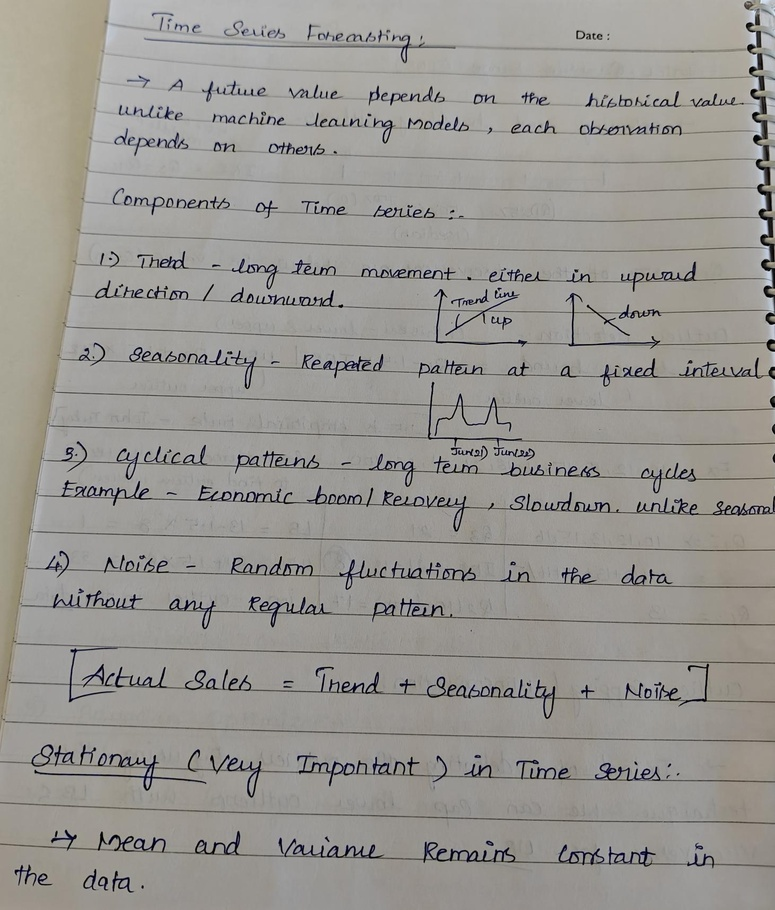
#> input picture paddle_qwen_ocr/ocr_rag/data/input/archive.jpg, 775 x 910 px, shrunk from 1461 x 1715 before the run
$ python -i segment_lines.py   (imports and definitions only)
#> lines starting #> are read from the running program, lines starting #| are printed output that depends on the picture
import cv2
import numpy as np
import os

def foreground_mask(gray):
    if gray.size == 0:
        return gray

    h, w = gray.shape
    border = max(5, min(h, w) // 20)
    corners = np.concatenate(
        [
            gray[:border, :border].ravel(),
            gray[:border, -border:].ravel(),
            gray[-border:, :border].ravel(),
            gray[-border:, -border:].ravel(),
        ]
    )

    dark_background = float(np.median(corners)) < 127.0
    threshold_type = cv2.THRESH_BINARY if dark_background else cv2.THRESH_BINARY_INV
    _, binary = cv2.threshold(
        gray,
        0,
        255,
        threshold_type + cv2.THRESH_OTSU,
    )
    return binary

def is_rule_like_crop(gray):
    if gray.size == 0:
        return False

    mask = foreground_mask(gray)
    ys, xs = np.where(mask > 0)
    if xs.size < 20:
        return False

    # Ruled notebook lines are usually close to a single straight line.
    xs_f = xs.astype(np.float32)
    ys_f = ys.astype(np.float32)
    design = np.vstack([xs_f, np.ones_like(xs_f)]).T
    slope, intercept = np.linalg.lstsq(design, ys_f, rcond=None)[0]
    residuals = ys_f - (slope * xs_f + intercept)

    tolerance = max(3.0, float(gray.shape[0]) * 0.08)
    line_fraction = float(np.mean(np.abs(residuals) <= tolerance))

    if line_fraction < 0.85:
        return False

    return True

def is_blank_crop(gray):
    if gray.size == 0:
        return True

    mask = foreground_mask(gray)

    # Ruled notebook lines can look like foreground, but they are not text.
    if is_rule_like_crop(gray):
        return True

    fg_pixels = np.count_nonzero(mask)
    total_pixels = mask.size
    ratio = fg_pixels / float(total_pixels)

    # 🔥 1. Very low ink → blank
    if ratio < 0.02:
        return True

    # 🔥 2. Weak horizontal signal → blank
    row_sums = np.sum(mask > 0, axis=1)
    if np.max(row_sums) < 10:
        return True

    # 🔥 3. No meaningful components → blank
    num_labels, _, stats, _ = cv2.connectedComponentsWithStats(mask, connectivity=8)

    if num_labels <= 1:
        return True

    max_area = max(stats[i, cv2.CC_STAT_AREA] for i in range(1, num_labels))

    if max_area < 50:
        return True

    return False


def merge_ranges(ranges, max_gap=4):
    if not ranges:
        return []

    merged = [list(ranges[0])]
    for start, end in ranges[1:]:
        prev_start, prev_end = merged[-1]
        if start - prev_end <= max_gap:
            merged[-1][1] = max(prev_end, end)
        else:
            merged.append([start, end])

    return [(start, end) for start, end in merged]


def remove_horizontal_rules(binary, image_width):
    # Notebook ruling lines are long and thin, so a wide horizontal opening isolates them well.
    kernel_width = max(80, int(image_width * 0.35))
    horizontal_kernel = cv2.getStructuringElement(cv2.MORPH_RECT, (kernel_width, 1))
    horizontal = cv2.morphologyEx(binary, cv2.MORPH_OPEN, horizontal_kernel)
    return cv2.subtract(binary, horizontal)


def remove_hough_horizontal_lines(binary):
    if binary.size == 0:
        return binary

    edges = cv2.Canny(binary, 50, 150, apertureSize=3)
    lines = cv2.HoughLinesP(
        edges,
        1,
        np.pi / 180,
        threshold=80,
        minLineLength=max(120, int(binary.shape[1] * 0.35)),
        maxLineGap=25,
    )

    if lines is None:
        return binary

    mask = np.zeros_like(binary)
    for line in lines[:, 0]:
        x1, y1, x2, y2 = line
        dx = x2 - x1
        dy = y2 - y1
        length = float((dx * dx + dy * dy) ** 0.5)
        slope = abs(dy / dx) if dx != 0 else float("inf")
        if length >= binary.shape[1] * 0.85 and slope <= 0.02:
            cv2.line(mask, (x1, y1), (x2, y2), 255, 5)

    if not np.any(mask):
        return binary

    cleaned = binary.copy()
    cleaned[mask > 0] = 0
    return cleaned


def remove_full_width_rows(binary, coverage_ratio=0.92):
    if binary.size == 0:
        return binary

    row_sums = np.sum(binary > 0, axis=1)
    separator_rows = row_sums >= int(binary.shape[1] * coverage_ratio)
    if not np.any(separator_rows):
        return binary

    cleaned = binary.copy()
    cleaned[separator_rows, :] = 0
    return cleaned


def split_on_separator_rows(crop, coverage_ratio=0.995, min_gap=50):
    if crop.size == 0:
        return [crop]

    binary = foreground_mask(crop)

    row_sums = np.sum(binary > 0, axis=1)
    separator_rows = np.where(row_sums >= int(binary.shape[1] * coverage_ratio))[0]
    if separator_rows.size < 2:
        return [crop]

    clusters = []
    start = int(separator_rows[0])
    prev = int(separator_rows[0])
    for row in map(int, separator_rows[1:]):
        if row == prev + 1:
            prev = row
        else:
            clusters.append((start, prev))
            start = prev = row
    clusters.append((start, prev))

    gaps = []
    for (left_start, left_end), (right_start, right_end) in zip(clusters, clusters[1:]):
        gap_start = left_end + 1
        gap_end = right_start - 1
        gap_len = gap_end - gap_start + 1
        if gap_len >= min_gap:
            gaps.append((gap_start, gap_end, gap_len))

    if not gaps:
        return [crop]

    gap_start, gap_end, gap_len = max(gaps, key=lambda item: item[2])
    cluster_count = len(clusters)
    min_required_gap = max(min_gap, int(crop.shape[0] * 0.2))
    if gap_len < min_required_gap:
        return [crop]

    height = crop.shape[0]
    if cluster_count < 3 and not (cluster_count == 2 and 80 <= height <= 110 and gap_len >= 50):
        return [crop]

    split_y = (gap_start + gap_end) // 2

    if split_y <= int(height * 0.2) or split_y >= int(height * 0.8):
        return [crop]

    return [crop[:split_y + 1, :], crop[split_y + 1:, :]]


def _split_range_recursive(start, end, smoothed, split_limit):
    height = end - start
    if height <= split_limit:
        return [(start, end)]

    band = smoothed[start:end + 1]
    if band.size < 20:
        return [(start, end)]

    # Prefer cutting at actual whitespace between text lines.
    local_threshold = max(6.0, float(band.max()) * 0.18)
    active = band > local_threshold

    gap_start = None
    gaps = []
    for idx, is_active in enumerate(active):
        if not is_active and gap_start is None:
            gap_start = idx
        elif is_active and gap_start is not None:
            gap_end = idx - 1
            if gap_end - gap_start + 1 >= 20:
                gaps.append((gap_start, gap_end))
            gap_start = None

    if gap_start is not None:
        gap_end = band.size - 1
        if gap_end - gap_start + 1 >= 20:
            gaps.append((gap_start, gap_end))

    if gaps:
        band_center = (band.size - 1) / 2.0

        # [6 lines left out: function gap_key, not called in this run]

        gap_start_idx, gap_end_idx = min(gaps, key=gap_key)
        split_y = start + (gap_start_idx + gap_end_idx) // 2

        if start + 10 < split_y < end - 10:
            left_parts = _split_range_recursive(start, split_y, smoothed, split_limit)
            right_parts = _split_range_recursive(split_y + 1, end, smoothed, split_limit)
            return left_parts + right_parts

    # Fallback: split at the deepest valley away from the edges.
    margin = max(8, int(height * 0.15))
    left = min(max(margin, 1), band.size - 2)
    right = max(left + 1, band.size - margin - 1)
    if right <= left:
        return [(start, end)]

    valley_offset = int(np.argmin(band[left:right + 1])) + left
    valley_y = start + valley_offset
    band_peak = float(band.max())
    valley_value = float(smoothed[valley_y])

    if valley_y <= start + 15 or valley_y >= end - 15:
        return [(start, end)]

    # Keep the split conservative if the valley is shallow.
    if valley_value > band_peak * 0.55:
        return [(start, end)]

    left_parts = _split_range_recursive(start, valley_y, smoothed, split_limit)
    right_parts = _split_range_recursive(valley_y + 1, end, smoothed, split_limit)
    return left_parts + right_parts


def split_tall_ranges(ranges, smoothed):
    if not ranges:
        return []

    heights = np.array([end - start for start, end in ranges], dtype=np.float32)
    median_height = float(np.median(heights)) if heights.size else 0.0
    split_limit = max(100, int(median_height * 2.0))

    split_ranges = []
    for start, end in ranges:
        split_ranges.extend(_split_range_recursive(start, end, smoothed, split_limit))

    return split_ranges


# [31 lines left out: functions add_soft_border, trim_border, not called in this run]


def is_text_like_crop(gray):
    if gray.size == 0:
        return False

    # NEW: remove blank lines early
    if is_blank_crop(gray):
        return False

    mask = foreground_mask(gray)

    fg_pixels = int(np.count_nonzero(mask))
    if fg_pixels == 0:
        return False

    # Lower threshold for foreground ratio to catch faint text
    ratio = fg_pixels / float(mask.size)
    if ratio >= 0.03:  # Reduced from 0.08
        return True

    num_labels, labels, stats, _ = cv2.connectedComponentsWithStats(mask, connectivity=8)
    # Skip connected components analysis if no foreground pixels found
    if num_labels <= 1:
        # For very sparse images, still check if it might be text based on size
        # But we need at least some pixels to make a reasonable judgment
        if fg_pixels < 5:  # Reduced threshold for minimal text
            return False
        # For single component images (like a single word), check dimensions directly
        # Find the bounding box of all foreground pixels
        coords = cv2.findNonZero(mask)
        if coords is not None:
            x, y, w, h = cv2.boundingRect(coords)
            # Reduced size requirements for short text
            if h >= 10 and w >= 8:  # Reduced from 20x20
                # Additional check to filter out horizontal lines
                if w > 0 and h > 0:
                    aspect_ratio = w / h
                    if aspect_ratio <= 20:  # Increased from 15 to be more permissive
                        return True
            return False
        return False

    max_height = max(int(stats[i, cv2.CC_STAT_HEIGHT]) for i in range(1, num_labels))
    max_width = max(int(stats[i, cv2.CC_STAT_WIDTH]) for i in range(1, num_labels))

    # Reduced size requirements
    if max_height < 10 or max_width < 8:  # Reduced from 20x20
        return False

    # Additional check to filter out horizontal lines (like notebook ruled lines)
    # If width is excessively large compared to height, it's likely just a line
    if max_width > 0 and max_height > 0:
        aspect_ratio = max_width / max_height
        # If aspect ratio is too high (very wide and short), it's likely a horizontal line
        if aspect_ratio > 20:  # Increased from 15 to be more permissive
            return False

    return True

# [4 lines left out: function add_line_margin, not called in this run]


def split_crop_by_projection(crop):
    if crop.size == 0:
        return [crop]

    separator_parts = split_on_separator_rows(crop)
    if len(separator_parts) > 1:
        return separator_parts

    h, w = crop.shape
    binary = foreground_mask(crop)

    # Remove any residual horizontal ruling inside the crop.
    binary = remove_horizontal_rules(binary, w)
    binary = remove_hough_horizontal_lines(binary)
    binary = remove_full_width_rows(binary)

    row_sums = np.sum(binary > 0, axis=1).astype(np.float32)
    if row_sums.size == 0 or float(row_sums.max()) <= 0:
        return [crop]

    window = max(9, int(h * 0.06))
    kernel = np.ones(window, dtype=np.float32) / window
    smoothed = np.convolve(row_sums, kernel, mode="same")

    active_threshold = max(6.0, float(smoothed.max()) * 0.1)
    active = smoothed > active_threshold

    ranges = []
    start = None
    for y, is_active in enumerate(active):
        if is_active and start is None:
            start = y
        elif not is_active and start is not None:
            end = y - 1
            if end - start >= 20:
                ranges.append((start, end))
            start = None

    if start is not None:
        end = h - 1
        if end - start >= 20:
            ranges.append((start, end))

    if len(ranges) <= 1:
        return [crop]

    heights = np.array([end - start for start, end in ranges], dtype=np.float32)
    median_height = float(np.median(heights)) if heights.size else 0.0
    split_limit = max(100, int(median_height * 2.0))

    parts = []
    for start, end in ranges:
        if end - start <= split_limit:
            parts.append(crop[start:end + 1, :])
        else:
            band = smoothed[start:end + 1]
            band_peak = float(band.max())
            margin = max(2, int((end - start) * 0.08))
            left = min(max(margin, 1), band.size - 2)
            right = max(left + 1, band.size - margin - 1)
            if right <= left:
                parts.append(crop[start:end + 1, :])
                continue

            valley_offset = int(np.argmin(band[left:right + 1])) + left
            split_y = start + valley_offset
            valley_depth = band_peak - float(band[valley_offset])
            if split_y <= start + 10 or split_y >= end - 10:
                parts.append(crop[start:end + 1, :])
                continue
            if valley_depth < band_peak * 0.75:
                parts.append(crop[start:end + 1, :])
                continue

            parts.extend(split_crop_by_projection(crop[start:split_y + 1, :]))
            parts.extend(split_crop_by_projection(crop[split_y + 1:end + 1, :]))

    if not parts:
        return [crop]

    refined = []
    for part in parts:
        if part.shape[0] <= 0:
            continue
        if len(refined) > 0:
            prev = refined[-1]
            # Avoid tiny overlaps or accidental duplicates from recursive splits.
            if abs(prev.shape[0] - part.shape[0]) == 0 and prev.shape == part.shape:
                continue
        refined.append(part)

    return refined if refined else [crop]


def segment_lines(image_path, output_dir):
#> called with output_dir = 'out.png'
    img = cv2.imread(image_path, 0)
    if img is None:
        print(f"Error reading {image_path}")
        return []

    h, w = img.shape

    # Binary text mask.
    binary = foreground_mask(img)
#> in foreground_mask, `corners = np.concatenate( [ gray[:border, :border].ravel(), gray[:bord..`: corners = 5776 values, max 235 at index 1878, min 0 at index 3104, mean 154.9
#> in foreground_mask, `dark_background = float(np.median(corners)) < 127.0`: dark_background = False
#> in foreground_mask, `threshold_type = cv2.THRESH_BINARY if dark_background else cv2.THRESH_..`: threshold_type = 1
#> in foreground_mask, `_, binary = cv2.threshold( gray, 0, 255, threshold_type + cv2.THRESH_O..`:
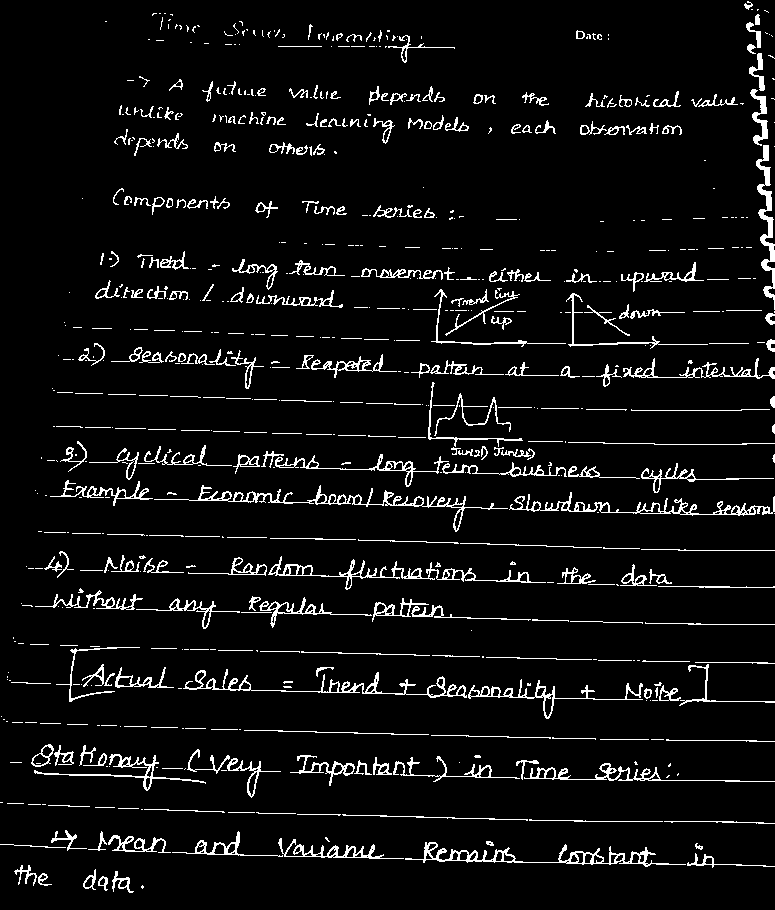
#> binary: shape (910, 775); 6% white in thin lines or dots

    # Remove long notebook rules before looking for text bands.
    binary = remove_horizontal_rules(binary, w)
    binary = remove_hough_horizontal_lines(binary)
#> in remove_hough_horizontal_lines, `edges = cv2.Canny(binary, 50, 150, apertureSize=3)`:
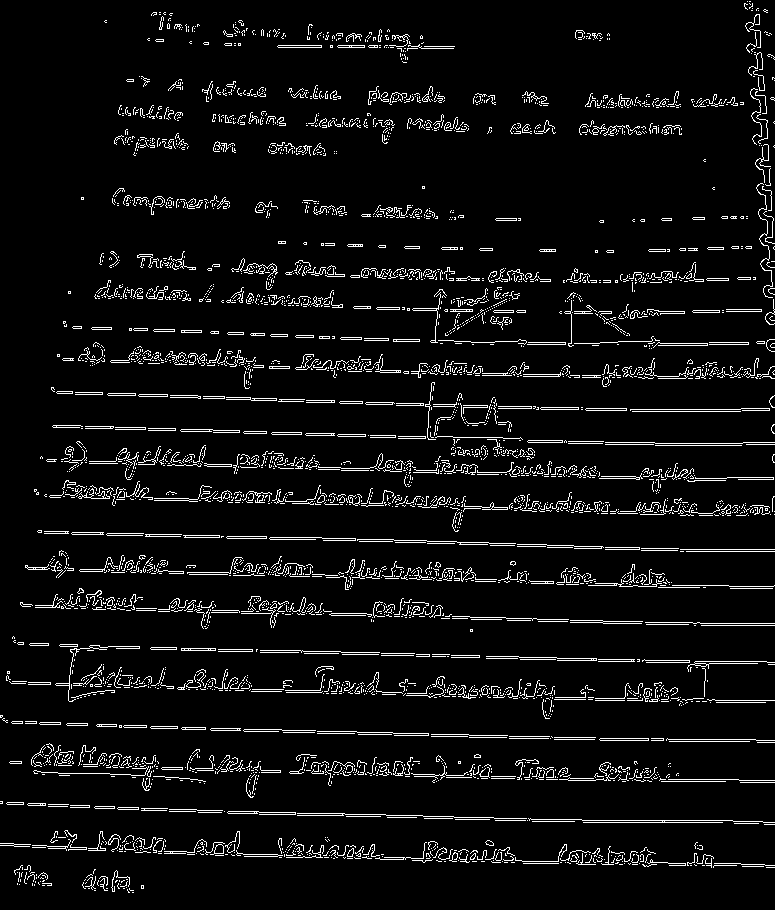
#> edges: shape (910, 775); 5.8% white in thin lines or dots
#> in remove_hough_horizontal_lines, `lines = cv2.HoughLinesP( edges, 1, np.pi / 180, threshold=80, minLineL..`: lines = 39 rows, first 6: [56, 425, 368, 435], [52, 390, 540, 408], [314, 537, 685, 549], [0, 803, 307, 813], [309, 539, 652, 550], [63, 358, 560, 375]
#> the loop in remove_hough_horizontal_lines, `for line in lines[:, 0]:` made 39 passes
#> (x1, y1, x2, y2, dx, dy, length, slope) on passes 1 to 8: (56, 425, 368, 435, 312, 10, 312.2, 0.0321), (52, 390, 540, 408, 488, 18, 488.3, 0.0369), (314, 537, 685, 549, 371, 12, 371.2, 0.0323), (0, 803, 307, 813, 307, 10, 307.2, 0.0326), (309, 539, 652, 550, 343, 11, 343.2, 0.0321), (63, 358, 560, 375, 497, 17, 497.3, 0.0342), (189, 770, 770, 780, 581, 10, 581.1, 0.0172), (366, 613, 651, 622, 285, 9, 285.1, 0.0316)
    binary = remove_full_width_rows(binary)
#> in remove_full_width_rows, `row_sums = np.sum(binary > 0, axis=1)`: row_sums = 910 values, max 216 at index 343, min 0 at index 0, mean 46.45

    # Horizontal projection of text pixels.
    row_sums = np.sum(binary > 0, axis=1).astype(np.float32)
    smooth_window = max(15, int(h * 0.01))
    kernel = np.ones(smooth_window, dtype=np.float32) / smooth_window
    smoothed = np.convolve(row_sums, kernel, mode="same")
#> smoothed = 910 values, max 145.2 at index 770, min 0 at index 900, mean 46.45

    if smoothed.size == 0 or float(smoothed.max()) <= 0:
        print(f"No text detected in {image_path}")
        return []

    active_threshold = max(8.0, float(smoothed.max()) * 0.08)
#> active_threshold = 11.62
    active = smoothed > active_threshold

    ranges = []
    start = None
    for y, is_active in enumerate(active):
        if is_active and start is None:
            start = y
        elif not is_active and start is not None:
            end = y - 1
            if end - start >= 20:
                ranges.append((start, end))
            start = None
#> this loop made 910 passes
#> is_active on passes 1 to 8: False, False, False, False, False, False, False, False
#> after the loop, end = 889; ranges = [(21, 54), (79, 158), (191, 224), (240, 384), (388, 520), (529, 630), (642, 707), (721, 788), (803, 828), (831, 889)]

    if start is not None:
        end = h - 1
        if end - start >= 20:
            ranges.append((start, end))

    ranges = merge_ranges(ranges, max_gap=1)
#> in merge_ranges, `merged = [list(ranges[0])]`: merged = [[21, 54]]
#> the loop in merge_ranges, `for start, end in ranges[1:]:` made 9 passes
#> (start, end, prev_start, prev_end) on passes 1 to 8: (79, 158, 21, 54), (191, 224, 79, 158), (240, 384, 191, 224), (388, 520, 240, 384), (529, 630, 388, 520), (642, 707, 529, 630), (721, 788, 642, 707), (803, 828, 721, 788)
#> after the loop in merge_ranges, `for start, end in ranges[1:]:`: merged = [[21, 54], [79, 158], [191, 224], [240, 384], [388, 520], [529, 630], [642, 707], [721, 788], [803, 828], [831, 889]]
    ranges = split_tall_ranges(ranges, smoothed)
#> in split_tall_ranges, `heights = np.array([end - start for start, end in ranges], dtype=np.fl..`: heights = [33, 79, 33, 144, 132, 101, 65, 67, 25, 58]
#> in split_tall_ranges, `median_height = float(np.median(heights)) if heights.size else 0.0`: median_height = 66
#> in split_tall_ranges, `split_limit = max(100, int(median_height * 2.0))`: split_limit = 132
#> the loop in split_tall_ranges, `for start, end in ranges:` made 10 passes
#> (start, end) on passes 1, 2, 3, 5, 6, 7, 8, 9: (21, 54), (79, 158), (191, 224), (388, 520), (529, 630), (642, 707), (721, 788), (803, 828)
#> after the loop in split_tall_ranges, `for start, end in ranges:`: split_ranges = [(21, 54), (79, 158), (191, 224), (240, 331), (332, 384), (388, 520), (529, 630), (642, 707), (721, 788), (803, 828), (831, 889)]
#> ranges has the same summary as split_ranges in split_tall_ranges
    ranges = merge_ranges(sorted(ranges), max_gap=2)
#> the loop in merge_ranges (call 2), `for start, end in ranges[1:]:` made 10 passes

    if not ranges:
        print(f"No line bands detected in {image_path}")
        return []

    os.makedirs(output_dir, exist_ok=True)
    base = os.path.splitext(os.path.basename(image_path))[0]
    band_heights = np.array([end - start for start, end in ranges], dtype=np.float32)
#> band_heights = [33, 79, 33, 144, 132, 101, 65, 67, 25, 58]
    median_band_height = float(np.median(band_heights)) if band_heights.size else 0.0
#> median_band_height = 66
    refine_limit = max(80, int(median_band_height * 1.55))
#> refine_limit = 102

    line_paths = []
    prev_y2 = -1
    for idx, (y1_raw, y2_raw) in enumerate(ranges):
        band_height = y2_raw - y1_raw
        pad_top = max(8, int(band_height * 0.15))
        pad_bottom = max(10, int(band_height * 0.15))

        if prev_y2 < 0:
            y1 = y1_raw - 20
        else:
            y1 = max(y1_raw - pad_top, prev_y2 + 1)
        y1 = max(y1, 0)
        y2 = min(y2_raw + pad_bottom, h)

        if y1 >= y2:
            continue

        prev_y2 = y2

        line_img = img[y1:y2, :]
        saved_height = line_img.shape[0] + 16
        should_refine = band_height >= refine_limit or saved_height >= 150
        if should_refine:
            refined_parts = split_crop_by_projection(line_img)
        else:
            refined_parts = [line_img]
        if len(refined_parts) == 1:
            if not is_text_like_crop(refined_parts[0]):
                continue
            path = os.path.join(output_dir, f"{base}_line_{idx}.png")
            cv2.imwrite(path, refined_parts[0])
            line_paths.append(path)
            continue

        for part_idx, part in enumerate(refined_parts):
            if not is_text_like_crop(part):
                continue
            path = os.path.join(output_dir, f"{base}_line_{idx}_part_{part_idx}.png")
            cv2.imwrite(path, part)
            line_paths.append(path)
#> this loop made 10 passes
#> (y1_raw, y2_raw, band_height, pad_top, pad_bottom, y1, y2, prev_y2) on pass 4: (240, 384, 144, 21, 21, 235, 405, 405)
#> pass 1, in segment_lines, `line_img = img[y1:y2, :]`:
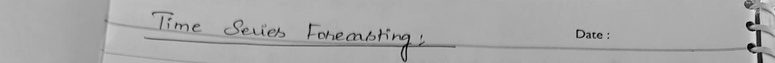
#> line_img: shape (63, 775); min 0, max 235, mean 168

    print(f"{len(line_paths)} lines detected in {base}")
#| 10 lines detected in archive
#> (the rest of the program and of its run is left out)
